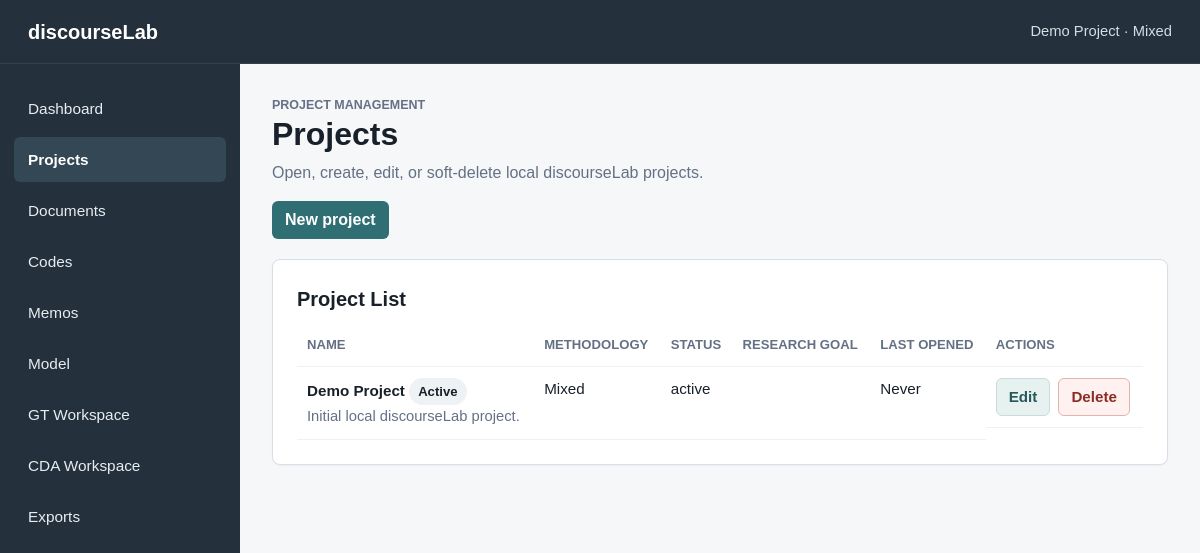
Page /projects on the earlier database version.
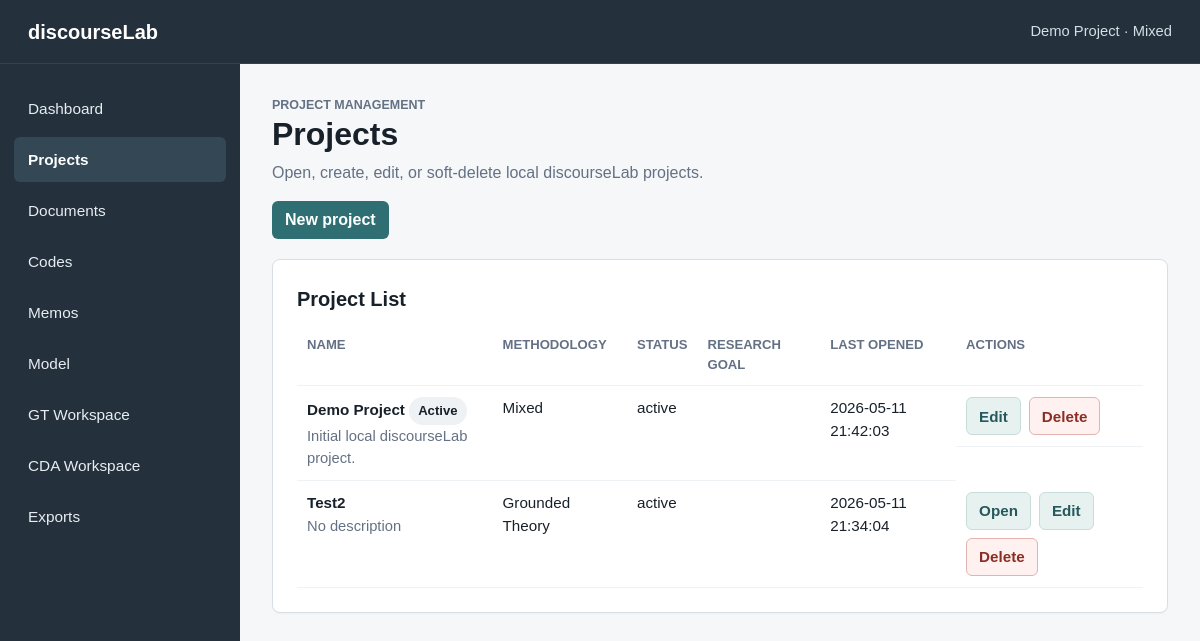
Same page on the later database version.
### tables this page shows
CREATE TABLE projects (
    id INTEGER PRIMARY KEY AUTOINCREMENT,
    name TEXT NOT NULL,
    description TEXT,
    created_at TEXT NOT NULL DEFAULT CURRENT_TIMESTAMP,
    updated_at TEXT NOT NULL DEFAULT CURRENT_TIMESTAMP
, methodology_mode TEXT NOT NULL DEFAULT 'mixed', status TEXT NOT NULL DEFAULT 'active', last_opened_at TEXT, research_goal TEXT, principal_investigator TEXT);

### app.py (the view)
    @app.route("/projects")
    def projects():
        active_project = get_active_project()
        return render_template(
            "projects.html",
            title="Projects",
            active_page="projects",
            active_project=active_project,
            projects=get_projects(),
            methodology_mode_labels=METHODOLOGY_MODES,
        )

### app.py (called while the page is built)
def get_db() -> sqlite3.Connection:
    if "db" not in g:
        g.db = sqlite3.connect(DATABASE)
        g.db.row_factory = sqlite3.Row
        g.db.execute("PRAGMA foreign_keys = ON")
    return g.db

def query_one(sql: str, params: tuple = ()) -> sqlite3.Row | None:
    return get_db().execute(sql, params).fetchone()

def query_all(sql: str, params: tuple = ()) -> list[sqlite3.Row]:
    return get_db().execute(sql, params).fetchall()

def get_project(project_id: int) -> sqlite3.Row | None:
    return query_one(
        """
        SELECT id, name, description, methodology_mode, status, last_opened_at,
               research_goal, principal_investigator, created_at, updated_at
        FROM projects
        WHERE id = ? AND status != 'deleted'
        """,
        (project_id,),
    )

def get_projects() -> list[sqlite3.Row]:
    return query_all(
        """
        SELECT id, name, description, methodology_mode, status, last_opened_at,
               research_goal, principal_investigator, created_at, updated_at
        FROM projects
        WHERE status != 'deleted'
        ORDER BY datetime(COALESCE(last_opened_at, created_at)) DESC, name COLLATE NOCASE
        """
    )

def project_supports_gt(project: sqlite3.Row | dict) -> bool:
    return project["methodology_mode"] in {"gt", "mixed"}

def project_supports_cda(project: sqlite3.Row | dict) -> bool:
    return project["methodology_mode"] in {"cda", "mixed"}

### templates/projects.html
{% extends "base.html" %}
{% block content %}
<section class="page-header">
    <p class="eyebrow">Project management</p>
    <h1>Projects</h1>
    <p>Open, create, edit, or soft-delete local discourseLab projects.</p>
</section>
<section class="detail-actions">
    <a class="button-primary" href="{{ url_for('new_project') }}">New project</a>
</section>
<section class="info-panel">
    <h2>Project List</h2>
    {% if projects %}
        <div class="table-wrap">
            <table class="data-table">
                <thead>
                    <tr>
                        <th>Name</th>
                        <th>Methodology</th>
                        <th>Status</th>
                        <th>Research goal</th>
                        <th>Last opened</th>
                        <th>Actions</th>
                    </tr>
                </thead>
                <tbody>
                    {% for project in projects %}
                        <tr>
                            <td>
                                <strong>{{ project.name }}</strong>
                                {% if project.id == active_project.id %}
                                    <span class="status-badge">Active</span>
                                {% endif %}
                                <div class="muted-text">{{ project.description or "No description" }}</div>
                            </td>
                            <td>{{ methodology_mode_labels[project.methodology_mode] }}</td>
                            <td>{{ project.status }}</td>
                            <td>{{ project.research_goal or "" }}</td>
                            <td>{{ project.last_opened_at or "Never" }}</td>
                            <td class="actions-cell">
                                {% if project.id != active_project.id %}
                                    <form action="{{ url_for('open_project', project_id=project.id) }}" method="post">
                                        <button type="submit" class="button-secondary">Open</button>
                                    </form>
                                {% endif %}
                                <a class="button-secondary" href="{{ url_for('edit_project', project_id=project.id) }}">Edit</a>
                                <form action="{{ url_for('soft_delete_project', project_id=project.id) }}" method="post">
                                    <button type="submit" class="button-danger">Delete</button>
                                </form>
                            </td>
                        </tr>
                    {% endfor %}
                </tbody>
            </table>
        </div>
    {% else %}
        <p>No active projects found.</p>
    {% endif %}
</section>
{% endblock %}

### templates/base.html (shortened to what this page needs)
<!doctype html>
<html lang="en">
<head>
    <link rel="stylesheet" href="{{ url_for('static', filename='style.css') }}">
</head>
<body>
    <div class="app-shell">
        <header class="topbar">
            <div class="app-name">discourseLab</div>
            <div class="app-context">
                {{ active_project.name if active_project else "No active project" }}
                {% if active_project %}· {{ methodology_mode_labels[active_project.methodology_mode] }}{% endif %}
            </div>
        </header>
        <aside class="sidebar" aria-label="Main navigation">
            <nav class="sidebar-nav">
                <a href="{{ url_for('dashboard') }}" class="{{ 'active' if active_page == 'dashboard' else '' }}">Dashboard</a>
                <a href="{{ url_for('projects') }}" class="{{ 'active' if active_page == 'projects' else '' }}">Projects</a>
                <a href="{{ url_for('documents') }}" class="{{ 'active' if active_page == 'documents' else '' }}">Documents</a>
                <a href="{{ url_for('codes') }}" class="{{ 'active' if active_page == 'codes' else '' }}">Codes</a>
                <a href="{{ url_for('memos') }}" class="{{ 'active' if active_page == 'memos' else '' }}">Memos</a>
                <a href="{{ url_for('model_builder') }}" class="{{ 'active' if active_page == 'model' else '' }}">Model</a>
                {% if supports_gt %}
                    <a href="{{ url_for('gt_workspace') }}" class="{{ 'active' if active_page == 'gt' else '' }}">GT Workspace</a>
                {% else %}
                    <span class="nav-disabled">GT Workspace</span>
                {% endif %}
                {% if supports_cda %}
                    <a href="{{ url_for('cda_workspace') }}" class="{{ 'active' if active_page == 'cda' else '' }}">CDA Workspace</a>
                {% else %}
                    <span class="nav-disabled">CDA Workspace</span>
                {% endif %}
                <a href="{{ url_for('exports') }}" class="{{ 'active' if active_page == 'exports' else '' }}">Exports</a>
            </nav>
        </aside>
        <main class="content">
            {% block content %}{% endblock %}
        </main>
    </div>
</body>
</html>

### static/style.css (style rules this page uses)
:root { --bg: #f6f7f9; --surface: #ffffff; --surface-muted: #eef2f5; --border: #d8dee6; --text: #18202a; --muted: #647184; --accent: #2f6f73; --accent-dark: #25595c; --accent-soft: #e7f1f0; --sidebar: #24313c; --sidebar-active: #334755; }
* { box-sizing: border-box; }
body { margin: 0; min-height: 100vh; background: var(--bg); color: var(--text); font-family: Arial, Helvetica, sans-serif; line-height: 1.5; }
a { color: inherit; }
.app-shell { display: grid; min-height: 100vh; grid-template-columns: 240px 1fr; grid-template-rows: 64px 1fr; }
.topbar { grid-column: 1 / -1; display: flex; align-items: center; justify-content: space-between; gap: 24px; padding: 0 28px; color: #ffffff; background: var(--sidebar); border-bottom: 1px solid rgba(255, 255, 255, 0.08); }
.app-name { font-size: 1.25rem; font-weight: 700; }
.app-context { color: #d5dde5; font-size: 0.92rem; text-align: right; }
.sidebar { background: var(--sidebar); color: #e7edf2; padding: 22px 14px; }
.sidebar-nav { display: flex; flex-direction: column; gap: 6px; }
.sidebar-nav a { display: block; padding: 11px 14px; border-radius: 6px; text-decoration: none; font-size: 0.96rem; }
.sidebar-nav a.active { background: var(--sidebar-active); color: #ffffff; font-weight: 700; }
.content { padding: 32px; max-width: 1240px; width: 100%; }
.page-header { margin-bottom: 24px; }
.page-header h1 { margin: 0 0 8px; font-size: 2rem; line-height: 1.2; }
.page-header p { margin: 0; max-width: 760px; color: var(--muted); }
.eyebrow { margin-bottom: 6px; color: var(--accent-dark); font-size: 0.78rem; font-weight: 700; letter-spacing: 0; text-transform: uppercase; }
.metric-card, .info-panel { background: var(--surface); border: 1px solid var(--border); border-radius: 8px; box-shadow: 0 1px 2px rgba(24, 32, 42, 0.04); }
.info-panel { padding: 24px; }
.info-panel h2 { margin: 0 0 10px; font-size: 1.25rem; }
button, .button-primary, .button-secondary, .button-danger { display: inline-flex; align-items: center; justify-content: center; min-height: 38px; width: fit-content; border: 1px solid transparent; border-radius: 6px; padding: 8px 12px; font: inherit; font-weight: 700; line-height: 1; text-decoration: none; cursor: pointer; }
.button-primary { color: #ffffff; background: var(--accent); }
.button-secondary { color: var(--accent-dark); background: var(--accent-soft); border-color: #c8ddda; }
.button-danger { color: #8a2d24; background: #fff1ef; border-color: #e3b3ae; }
.table-wrap { overflow-x: auto; }
.data-table { width: 100%; min-width: 820px; border-collapse: collapse; font-size: 0.95rem; }
.data-table th, .data-table td { padding: 11px 10px; border-bottom: 1px solid var(--surface-muted); text-align: left; vertical-align: top; }
.data-table th { color: var(--muted); font-size: 0.82rem; text-transform: uppercase; }
.actions-cell { display: flex; flex-wrap: wrap; gap: 8px; }
.actions-cell form { margin: 0; }
.detail-actions { margin: -8px 0 20px; }
.memo-type-badge, .status-badge { display: inline-flex; align-items: center; min-height: 26px; border-radius: 999px; padding: 4px 9px; background: var(--surface-muted); color: var(--text); font-size: 0.82rem; font-weight: 700; }
.muted-text { color: var(--muted); font-size: 0.92rem; }

Differences in the rows shown:
changed projects "Demo Project": last_opened_at "Never" → "2026-05-11 21:42:03"
added projects: name "Test2", description "No description", methodology_mode "Grounded Theory", status "active", last_opened_at "2026-05-11 21:34:04"
